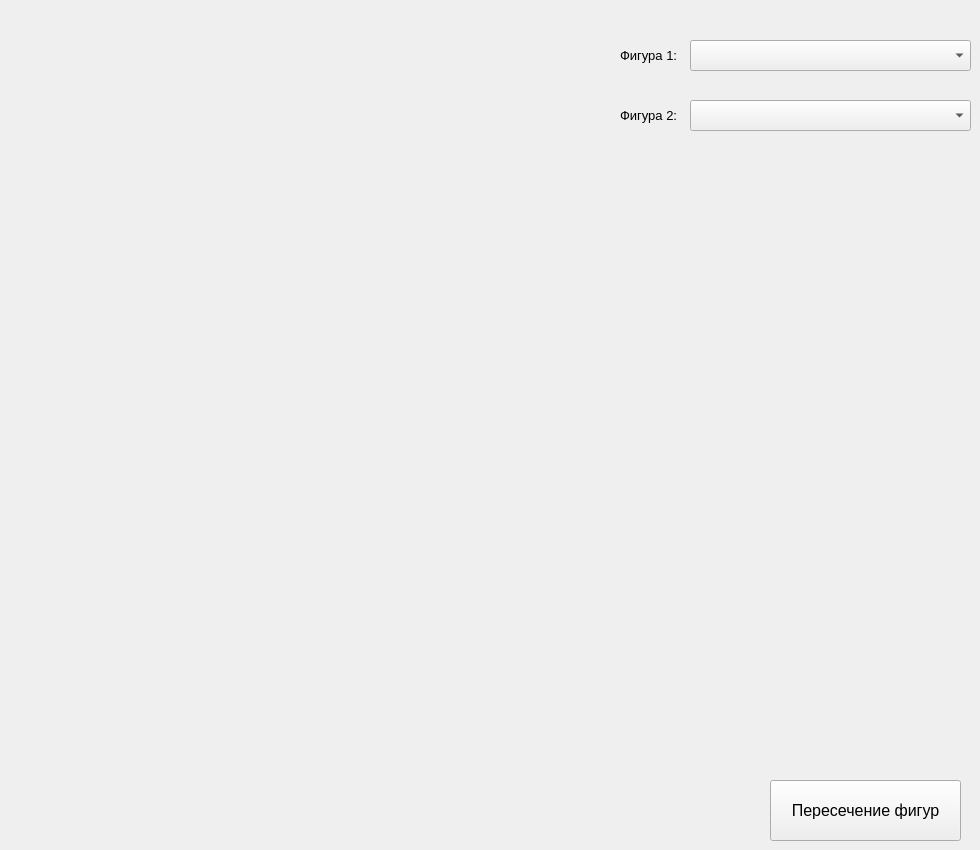
      <widget class="QWidget" name="stackedWidgetPage5">
       <widget class="QLabel" name="label_140">
        <property name="geometry">
         <rect>
          <x>620</x>
          <y>40</y>
          <width>61</width>
          <height>31</height>
         </rect>
        </property>
        <property name="font">
         <font>
          <pointsize>10</pointsize>
         </font>
        </property>
        <property name="text">
         <string>Фигура 1:</string>
        </property>
       </widget>
       <widget class="QComboBox" name="intersectionFigure1">
        <property name="geometry">
         <rect>
          <x>690</x>
          <y>40</y>
          <width>281</width>
          <height>31</height>
         </rect>
        </property>
       </widget>
       <widget class="QLabel" name="label_141">
        <property name="geometry">
         <rect>
          <x>620</x>
          <y>100</y>
          <width>61</width>
          <height>31</height>
         </rect>
        </property>
        <property name="font">
         <font>
          <pointsize>10</pointsize>
         </font>
        </property>
        <property name="text">
         <string>Фигура 2:</string>
        </property>
       </widget>
       <widget class="QComboBox" name="intersectionFigure2">
        <property name="geometry">
         <rect>
          <x>690</x>
          <y>100</y>
          <width>281</width>
          <height>31</height>
         </rect>
        </property>
       </widget>
       <widget class="QPushButton" name="intersectionFigureButton">
        <property name="geometry">
         <rect>
          <x>770</x>
          <y>780</y>
          <width>191</width>
          <height>61</height>
         </rect>
        </property>
        <property name="font">
         <font>
          <pointsize>12</pointsize>
          <weight>50</weight>
          <bold>false</bold>
         </font>
        </property>
        <property name="text">
         <string>Пересечение фигур</string>
        </property>
       </widget>
      </widget>
